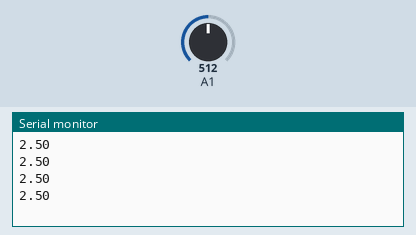
Recording of a sketch running on a simulated Arduino Uno, built with avr-gcc and run on an emulated ATmega328P. On the bench: the last lines printed to the serial monitor. The test bench sets the inputs (shaded band); at power-on: A1 = 512.

Above: at 1.2 s.
1.3 s: A1 set to 716
At 1.71 s:
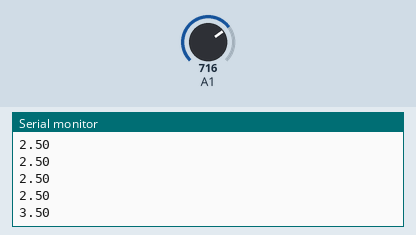
2.8 s: A1 set to 900
At 2.91 s:
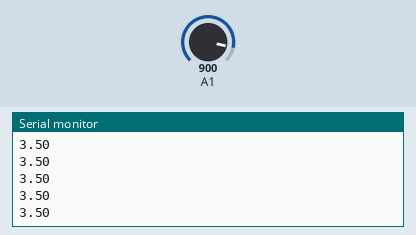
Timing chart, 0 to 5.8 s (numbered marks = the images above; inputs shaded):
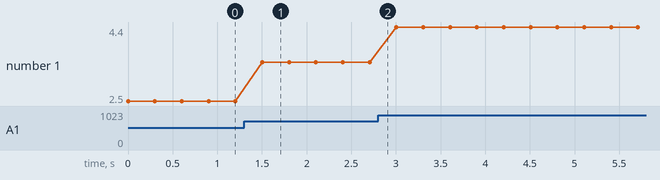

Measured:
- after the input at 1.3 s, the serial monitor: prints a new line after 0.20 s (image 1)
- plotted number 1: 2.5 → 3.5 after the input at 1.3 s, 3.5 → 4.4 after the input at 2.8 s

The sketch:

potencjomert_odczyt.ino
```cpp
int odczytanaWartosc = 0;
float napiecie = 0;

void setup() {
  Serial.begin(9600);//Uruchomienie komunikacji przez USART
}

void loop() {
  odczytanaWartosc = analogRead(A1);//Odczytujemy wartość napięcia
  napiecie = odczytanaWartosc * (5.0/1023.0);
  Serial.println(napiecie);//Wysyłamy ją do terminala
  delay(300);//Czekamy, aby wygodniej odczytywać wyniki
}
```
